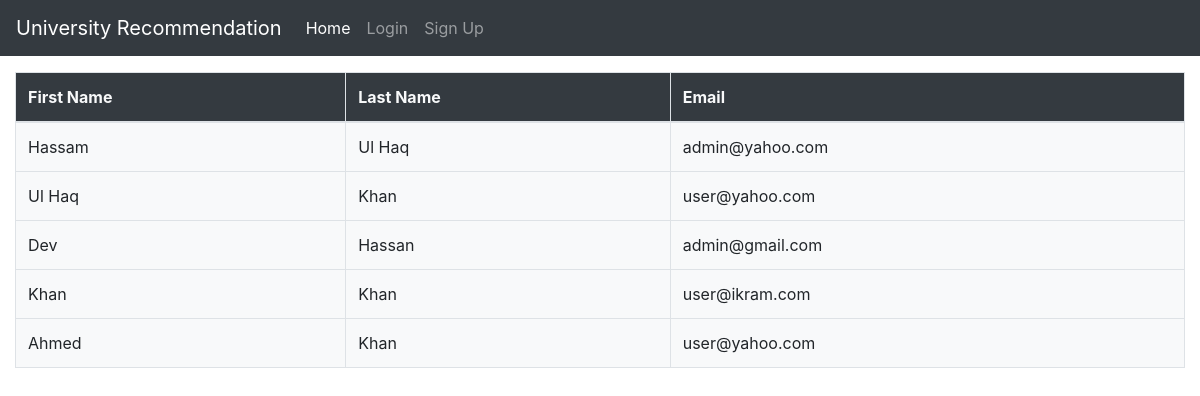
Screenshot of /user_list.php with the database file from the repository.
### tables this page shows
CREATE TABLE `users` (
  `user_id` int(11) NOT NULL,
  `username` varchar(250) NOT NULL,
  `first_name` varchar(250) NOT NULL,
  `last_name` varchar(250) NOT NULL,
  `gender` varchar(10) NOT NULL,
  `date_of_birth` varchar(250) NOT NULL,
  `cnic` varchar(50) NOT NULL,
  `profile_image` varchar(1000) NOT NULL,
  `address` varchar(500) NOT NULL,
  `email` varchar(250) NOT NULL,
  `phone` varchar(20) NOT NULL,
  `university_name` varchar(250) DEFAULT NULL,
  `study_program` varchar(250) DEFAULT NULL,
  `current_semester` varchar(250) DEFAULT NULL,
  `password` varchar(250) NOT NULL,
  `status` varchar(20) NOT NULL DEFAULT 'pending',
  `user_role` varchar(250) NOT NULL DEFAULT 'user',
  `join_date` date NOT NULL DEFAULT current_timestamp()
);

### user_list.php (the view)
<?php
    include "header.php";
    include "navigation.php";
?>
    <div class="container-fluid mt-3">
        <div class="row">
            <div class="col-12">
                <table class="table table-md table-bordered bg-light">
                    <thead class="bg-dark text-light">
                        <tr>
                            <th>First Name</th>
                            <th>Last Name</th>
                            <th>Email</th>
                        </tr>
                    </thead>
                    <tbody>
                    <?php
                    require "connection.php";
                    $sql = "SELECT * FROM users";
                    $fire = $conn->prepare($sql);
                    $fire->execute();
                    if ($fire->rowCount() > 0) {
                        $results = $fire->fetchAll(PDO::FETCH_ASSOC);
                        foreach ($results as $result) {
                            echo '<tr>';
                                echo '<td>'. $result['first_name'] .'</td>';
                                echo '<td>'. $result['last_name'] .'</td>';
                                echo '<td>'. $result['email'] .'</td>';
                            echo '</tr>';
                        }
                    } else {
                        echo '<tr>';
                            echo '<td> No Data Found. </td>';
                        echo '</tr>';
                    }
                    ?>
                    </tbody>
                </table>
            </div>
        </div>
    </div>
<?php include "footer.php"; ?>

### rows the page displays
users: first_name "Hassam", last_name "Ul Haq", email "admin@yahoo.com"
users: first_name "Ul Haq", last_name "Khan", email "user@yahoo.com"
users: first_name "Dev", last_name "Hassan", email "admin@gmail.com"
users: first_name "Khan", last_name "Khan", email "user@ikram.com"
users: first_name "Ahmed", last_name "Khan", email "user@yahoo.com"
